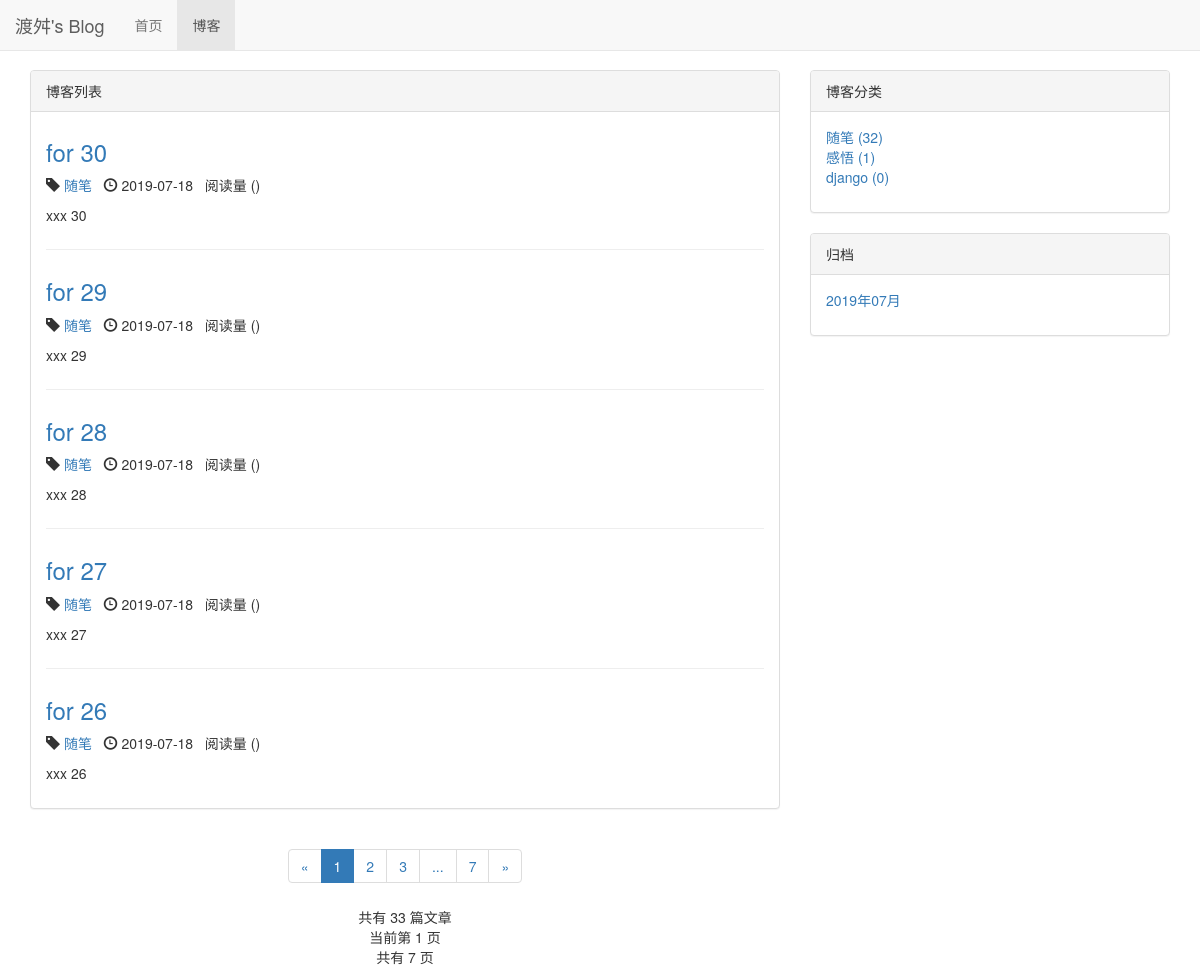
The page /blog/ on the database as committed earlier.
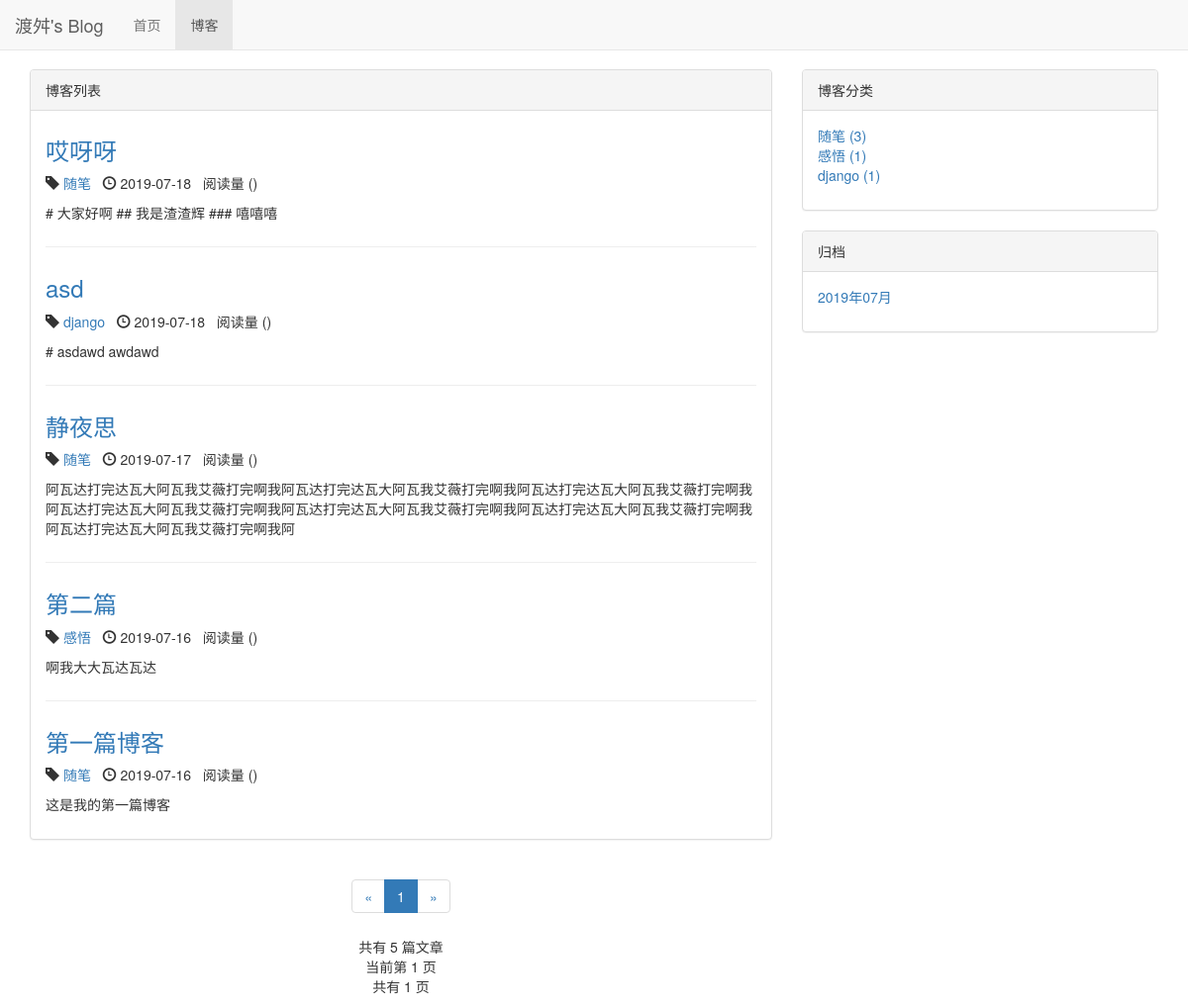
The same page on the database as committed later.
### blog/models.py (models this page shows, shortened)
class Blog(models.Model, ReadNumExpendMethon):
    title = models.CharField(max_length=50)
    blog_type = models.ForeignKey(BlogType, on_delete=models.DO_NOTHING) # 文章类型
    content = models.TextField()
    author = models.ForeignKey(User, on_delete=models.DO_NOTHING)
    read_details = GenericRelation(ReadDetail)
    created_time = models.DateTimeField(auto_now_add=True)
    last_updated_time = models.DateTimeField(auto_now=True)
    class Meta:
        ordering = ['-created_time']

class BlogType(models.Model):
    type_name = models.CharField(max_length=15)
    def __str__(self):
        return self.type_name

### blog/views.py (the view)
# urls.py: path('', views.blog_list, name='blog_list'),
def blog_list(request):
    blogs_all_list = Blog.objects.all()
    context = get_blog_list_common_data(request, blogs_all_list)
    return render(request, 'blog/blog_list.html', context)

### blog/templates/blog/blog_list.html (shortened to what the changed rows need)
{% extends 'base.html' %}
{% load staticfiles %}
{% block header_extends %}
    <link rel="stylesheet" href="{% static 'blog/blog.css' %}">
{% endblock %}
{% block content %}
    <div class="container">
        <div class="row">
            <div class="col-sm-8">
                <div class="panel panel-default">
                    <div class="panel-body">
                        {% for blog in blogs %}
                            <div class="blog">
                                <h3><a href="{% url 'blog_detail' blog.pk %}">{{ blog.title }}</a></h3>
                                <p class="blog-info">
                                    <span class="glyphicon glyphicon-tag"></span>&nbsp;<a
                                        href="{% url 'blogs_with_type' blog.blog_type.pk %}">{{ blog.blog_type }}</a>&nbsp;&nbsp;
                                    <span class="glyphicon glyphicon-time"></span>&nbsp;{{ blog.created_time|date:"Y-m-d" }}&nbsp;&nbsp;
                                    阅读量 ({{ blog.get_read_num }})
                                </p>
                                <p>{{ blog.content|striptags|truncatechars_html:120 }}</p>
                            </div>
                        {% empty %}
                            <div class="blog">
                                <h3>暂无文章，敬请期待!</h3>
                            </div>
                        {% endfor %}
                    </div>
                </div>
                <div class="paginator">
                    <ul class="pagination">
                        <li>
                        </li>
                        {% for page_num in page_range %}
                            {% if page_num ==  page_of_blogs.number %}
                                <li class="active"><span>{{ page_num }}</span></li>
                            {% else %}
                                {% if page_num == '...' %}
                                    <li><span>{{ page_num }}</span></li>
                                {% else %}
                                    <li><a href="?page={{ page_num }}">{{ page_num }}</a></li>
                                {% endif %}
                            {% endif %}
                        {% endfor %}
                        <li>
                            {% if page_of_blogs.has_next %}
                                <a href="?page={{ page_of_blogs.next_page_number }}" aria-label="Next">
                                    <span aria-hidden="true">&raquo;</span>
                                </a>
                            {% else %}
                                <span aria-hidden="true">&raquo;</span>
                            {% endif %}
                        </li>
                    </ul>
                    <p>
                        共有 {{ page_of_blogs.paginator.count }} 篇文章<br>
                        当前第 {{ page_of_blogs.number }} 页<br>
                        共有 {{ page_of_blogs.paginator.num_pages }} 页
                    </p>
                </div>
            </div>
            <div class="col-sm-4">
                <div class="panel panel-default">
                    <div class="panel-body">
                        <ul class="blog_types">
                            {% for blog_type in blog_types %}
                                <li>
                                    <a href="{% url 'blogs_with_type' blog_type.pk %}">{{ blog_type.type_name }} ({{ blog_type.blog_count }})</a>
                                </li>
                            {% empty %}
                                <li>暂无分类</li>
                            {% endfor %}
                        </ul>
                    </div>
                </div>
                <div class="panel panel-default">
                    <div class="panel-body">
                        <ul>
                            {% for blog_date in blog_dates %}
                                <a href="{% url 'blogs_with_date' blog_date.year blog_date.month %}"><li>{{ blog_date|date:"Y年m月" }}</li></a>
                            {% endfor %}
                        </ul>
                    </div>
                </div>
            </div>
        </div>
    </div>
{% endblock %}

Rows that differ between the two databases and show on the page:
removed Blog: title "for 30", blog_type "随笔", created_time "2019-07-18", content "xxx 30"
removed Blog: title "for 29", blog_type "随笔", created_time "2019-07-18", content "xxx 29"
removed Blog: title "for 28", blog_type "随笔", created_time "2019-07-18", content "xxx 28"
removed Blog: title "for 27", blog_type "随笔", created_time "2019-07-18", content "xxx 27"
removed Blog: title "for 26", blog_type "随笔", created_time "2019-07-18", content "xxx 26"
added Blog: title "哎呀呀", blog_type "随笔", created_time "2019-07-18", content "# 大家好啊 ## 我是渣渣辉 ### 嘻嘻嘻"
added Blog: title "asd", blog_type "django", created_time "2019-07-18", content "# asdawd awdawd"
now on this page (row unchanged): Blog: title "静夜思", blog_type "随笔", created_time "2019-07-17", content "阿瓦达打完达瓦大阿瓦我艾薇打完啊我阿瓦达打完达瓦大阿瓦我艾薇打完啊我阿瓦达打完达瓦大阿瓦我艾薇打完啊我阿瓦达打完达瓦大阿瓦我艾薇打完啊我阿瓦达打完达瓦大阿瓦我艾薇打完啊我阿瓦达打完达瓦大阿瓦我艾薇打完啊我阿瓦达打完达瓦大阿瓦我艾薇打完啊我阿"
now on this page (row edited): Blog: title "第二篇", blog_type "感悟", created_time "2019-07-16", content "啊我大大瓦达瓦达"
now on this page (row unchanged): Blog: title "第一篇博客", blog_type "随笔", created_time "2019-07-16", content "这是我的第一篇博客"
computed for BlogType "随笔": blog_count "32" → "3"
computed for BlogType "django": blog_count "0" → "1"
Other text that changed with them:
{{ page_of_blogs.paginator.count }}: "33" → "5"
{{ page_of_blogs.paginator.num_pages }}: "7" → "1"
list line gone: "2"
list line gone: "3"
list line gone: "7"
